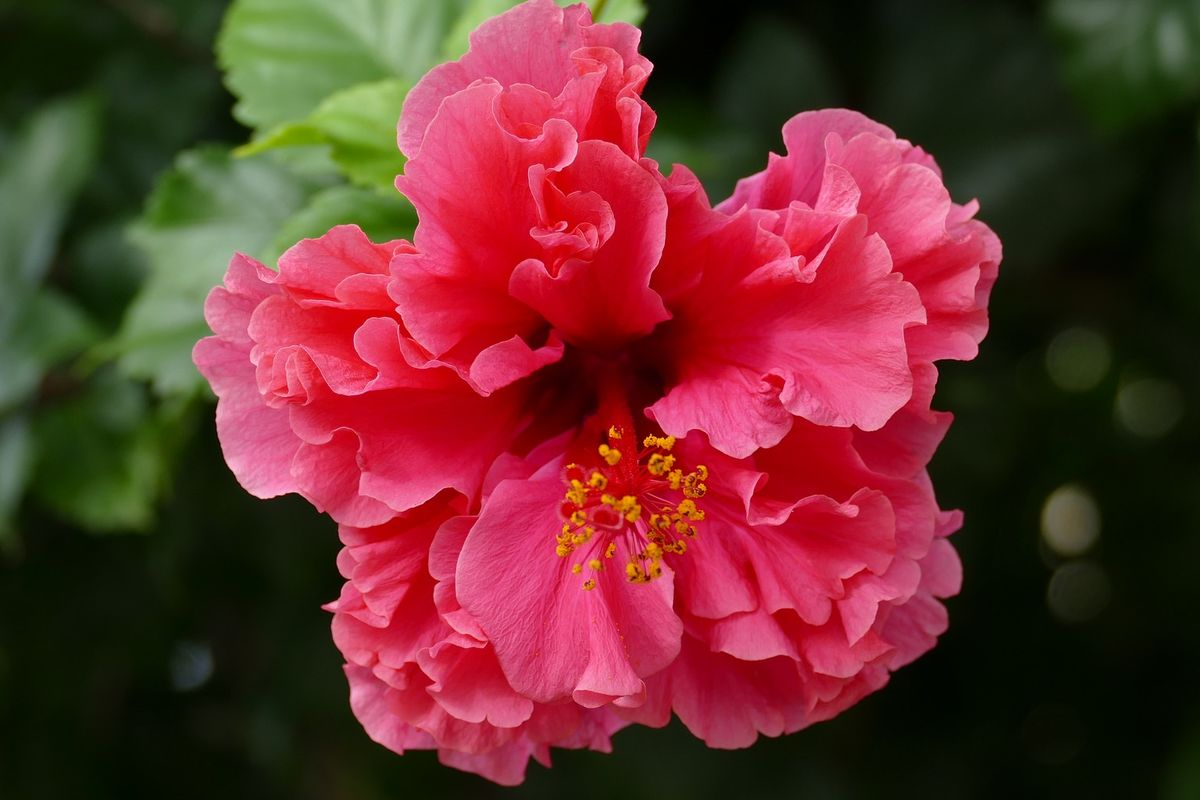
#> input picture Hal_Dasar/3_Warna_HSV/flower.jpg, 1200 x 800 px
$ jupyter execute Warna_HSV.ipynb   (shell and % lines are left out)
#> lines starting #> are read from the running program, lines starting #| are printed output that depends on the picture
[cell 1]
import cv2 as cv
import numpy as np
from matplotlib import pyplot as plt

[cell 2]
img = cv.imread('flower.jpg')
#> img is the input picture: shape (800, 1200, 3); mean B, G, R 46.2, 47.8, 105.7

hsv_img = cv.cvtColor(img, cv.COLOR_BGR2HSV)
#> hsv_img: shape (800, 1200, 3); mean H, S, V 96.1, 186.9, 113.4

plt.figure(figsize=(12,8))

plt.subplot(1,4,1)
plt.imshow(hsv_img)
plt.axis('off')
plt.title('HSV')

plt.subplot(1,4,2)
plt.imshow(cv.cvtColor(hsv_img[:,:,0], cv.COLOR_BGR2RGB))
plt.axis('off')
plt.title('HUE')

plt.subplot(1,4,3)
plt.imshow(cv.cvtColor(hsv_img[:,:,1], cv.COLOR_BGR2RGB))
plt.axis('off')
plt.title('SATURATION')

plt.subplot(1,4,4)
plt.imshow(cv.cvtColor(hsv_img[:,:,2], cv.COLOR_BGR2RGB))
plt.axis('off')
plt.title('VALUE')

plt.tight_layout()
plt.show()
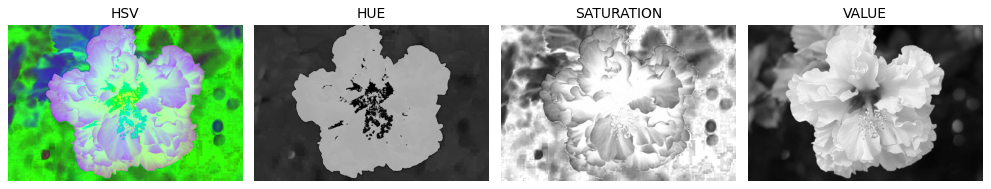
#> figure drawn by matplotlib, 4 panels
